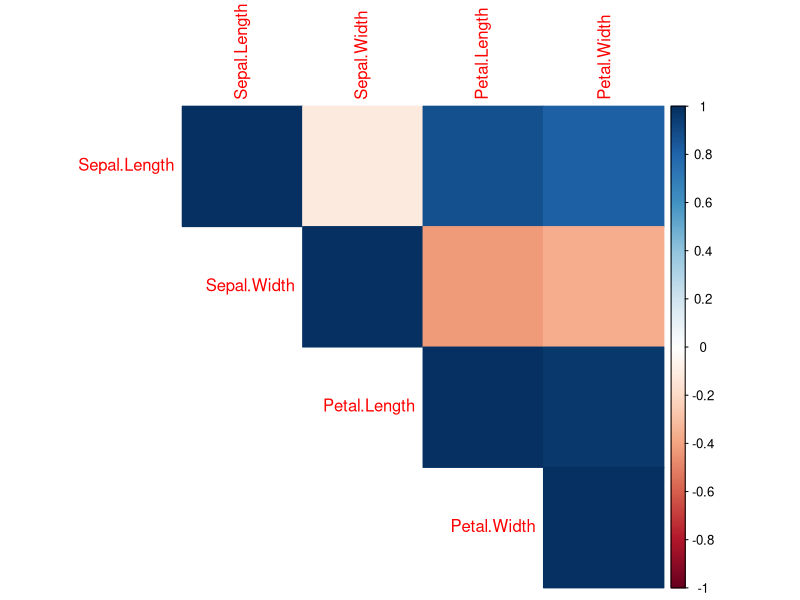

Source code (R):
install.packages("corrplot")
library(corrplot)
data(iris)
cor_matrix <- cor(iris[,1:4])
print(cor_matrix)
corrplot(cor_matrix,method = "color",type = "upper",addrect = 3)
